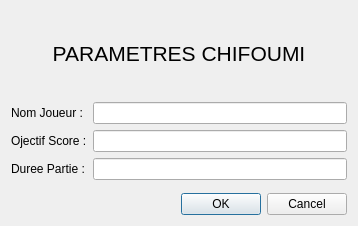
<?xml version="1.0" encoding="UTF-8"?>
<ui version="4.0">
 <class>Parametres</class>
 <widget class="QDialog" name="Parametres">
  <property name="geometry">
   <rect>
    <x>0</x>
    <y>0</y>
    <width>358</width>
    <height>226</height>
   </rect>
  </property>
  <property name="windowTitle">
   <string>Dialog</string>
  </property>
  <layout class="QVBoxLayout" name="verticalLayout">
   <item>
    <widget class="QLabel" name="label_4">
     <property name="font">
      <font>
       <pointsize>16</pointsize>
      </font>
     </property>
     <property name="text">
      <string>PARAMETRES CHIFOUMI</string>
     </property>
     <property name="alignment">
      <set>Qt::AlignCenter</set>
     </property>
    </widget>
   </item>
   <item>
    <layout class="QFormLayout" name="formLayout">
     <item row="0" column="0">
      <widget class="QLabel" name="label">
       <property name="text">
        <string>Nom Joueur :</string>
       </property>
      </widget>
     </item>
     <item row="0" column="1">
      <widget class="QLineEdit" name="eNomJoueur"/>
     </item>
     <item row="1" column="0">
      <widget class="QLabel" name="label_2">
       <property name="text">
        <string>Ojectif Score :</string>
       </property>
      </widget>
     </item>
     <item row="1" column="1">
      <widget class="QLineEdit" name="eObjectifScore"/>
     </item>
     <item row="2" column="0">
      <widget class="QLabel" name="label_3">
       <property name="text">
        <string>Duree Partie :</string>
       </property>
      </widget>
     </item>
     <item row="2" column="1">
      <widget class="QLineEdit" name="eDureePartie"/>
     </item>
    </layout>
   </item>
   <item>
    <widget class="QDialogButtonBox" name="buttonBox">
     <property name="standardButtons">
      <set>QDialogButtonBox::Cancel|QDialogButtonBox::Ok</set>
     </property>
    </widget>
   </item>
  </layout>
 </widget>
 <resources/>
 <connections>
  <connection>
   <sender>buttonBox</sender>
   <signal>accepted()</signal>
   <receiver>Parametres</receiver>
   <slot>accept()</slot>
   <hints>
    <hint type="sourcelabel">
     <x>178</x>
     <y>205</y>
    </hint>
    <hint type="destinationlabel">
     <x>178</x>
     <y>112</y>
    </hint>
   </hints>
  </connection>
  <connection>
   <sender>buttonBox</sender>
   <signal>rejected()</signal>
   <receiver>Parametres</receiver>
   <slot>reject()</slot>
   <hints>
    <hint type="sourcelabel">
     <x>178</x>
     <y>205</y>
    </hint>
    <hint type="destinationlabel">
     <x>178</x>
     <y>112</y>
    </hint>
   </hints>
  </connection>
 </connections>
</ui>
